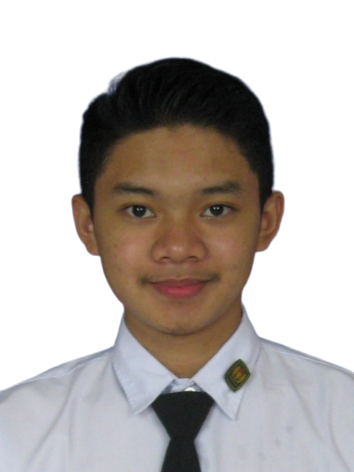
#> input picture imgs/Salman Alfarisi.jpg, 354 x 472 px
$ python -i 'praktikum 3.py'   (imports and definitions only)
#> lines starting #> are read from the running program, lines starting #| are printed output that depends on the picture
#> further down, picture is the input picture: shape (472, 354, 3); mean B, G, R 178.9, 182.4, 188.5
import streamlit as st
from PIL import Image
import cv2
import numpy as np
import copy
import matplotlib.pyplot as plt

# [58 lines left out: functions main, convertImage, not called in this run]

def addImage049(img1, img2):
    img = cv2.add(img1, img2)
    return img

def subImage049(img1, img2):
    img = cv2.subtract(img1, img2)
    return img

def maxImage049(img1, img2):
    img = cv2.max(img1, img2)
    return img

def minImage049(img1, img2):
    img = cv2.min(img1, img2)
    return img

def numpyInverseImage049(img):
    img = 255 - img
    return img

def cvInverseImage049(img):
    img = cv2.bitwise_not(img)
    return img

# [4 lines left out: function cvResizeImage049, not called in this run]

def bitwiseAndImage049(img1, img2):
    img = cv2.bitwise_and(img1, img2)
    return img

def bitwiseOrImage049(img1, img2):
    img = cv2.bitwise_or(img1, img2)
    return img

def bitwiseXorImage049(img1, img2):
    img = cv2.bitwise_xor(img1, img2)
    return img

def blurImage049(img, ksize):
    img = cv2.blur(img, ksize)
    return img

# [15 lines left out: functions loadImageGray049, calculateContrast, imgEqualization049, not called in this run]

def imgEqualizationColor049(img):
    r, g, b = cv2.split(img)
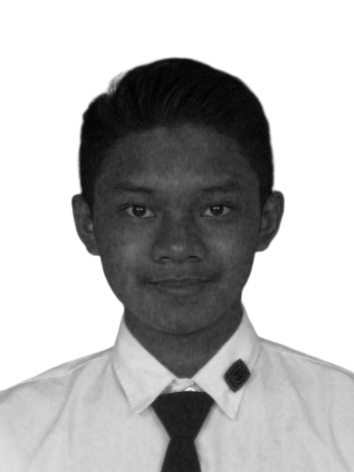
#> r: shape (472, 354); min 0, max 255, mean 178.9
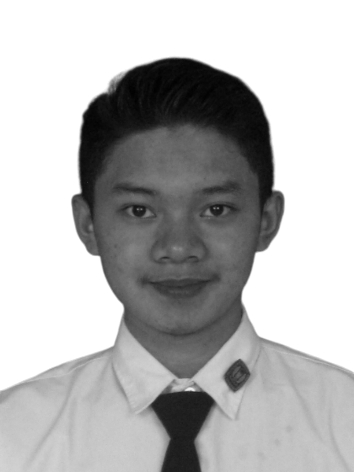
#> g: shape (472, 354); min 1, max 255, mean 182.4
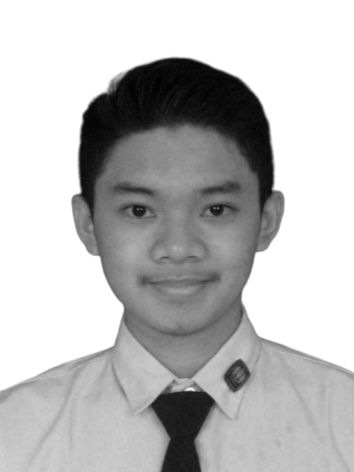
#> b: shape (472, 354); min 0, max 255, mean 188.5
    b = cv2.equalizeHist(b)
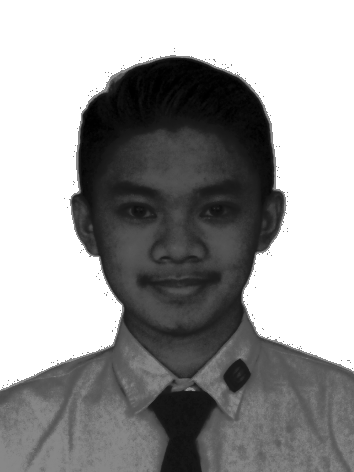
#> b: shape (472, 354); min 0, max 255, mean 154.6
    g = cv2.equalizeHist(g)
    r = cv2.equalizeHist(r)
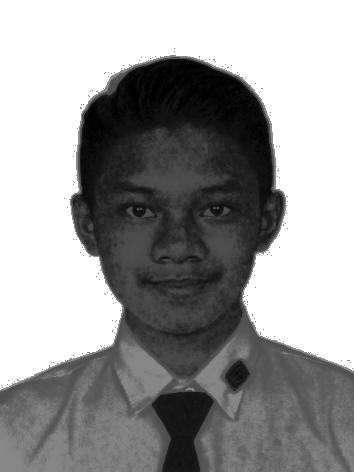
#> r: shape (472, 354); min 0, max 255, mean 154.6
    return cv2.merge([r, g, b])
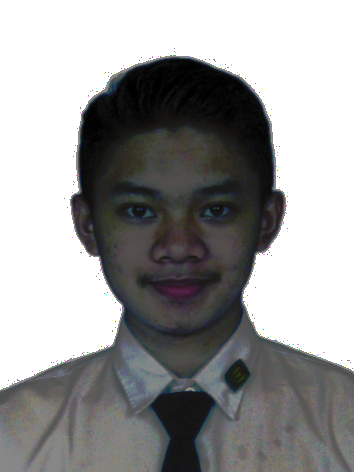
#> returned value: shape (472, 354, 3); mean of channels 0, 1, 2 154.6, 154.6, 154.6; drawn as B, G, R


# [2 lines not run here, left out]

>>> import cv2
>>> picture = cv2.imread('../imgs/Salman Alfarisi.jpg')
>>> result = imgEqualizationColor049(picture)
